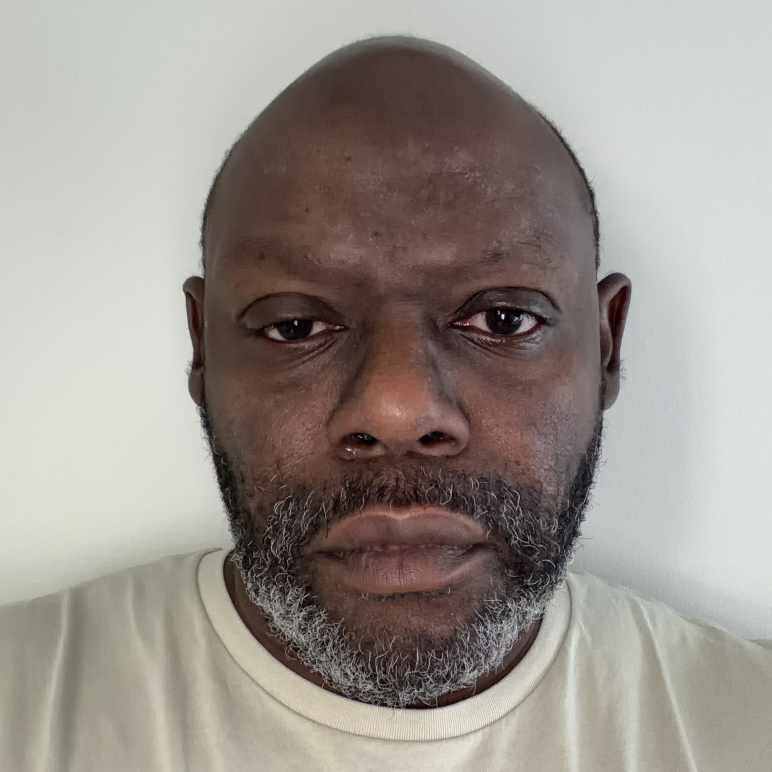
#> input picture input/image_original.jpg, 2316 x 2316 px (shown at 1/3 size)
$ python prepare_image.py
#> lines starting #> are read from the running program, lines starting #| are printed output that depends on the picture
"""Resize the cropped square photograph to the 200x200 working image used by the assignment."""

from pathlib import Path

import cv2
import numpy as np
import pandas as pd

ROOT = Path(__file__).resolve().parent.parent
INPUT_DIR = ROOT / "input"
CSV_DIR = ROOT / "csv_full_image"

UNCROPPED = INPUT_DIR / "image_original_not_cropped.jpg"
ORIGINAL = INPUT_DIR / "image_original.jpg"
RESIZED = INPUT_DIR / "image_200x200.png"
SIZE = (200, 200)


def load_original() -> np.ndarray:
    image = cv2.imread(str(ORIGINAL), cv2.IMREAD_COLOR)
#> image is the input picture: shape (2316, 2316, 3); mean B, G, R 142.8, 149.1, 155.6
    if image is None:
        raise FileNotFoundError(f"Could not read {ORIGINAL}. Place your source photo there.")
    return image


def validate_square(image: np.ndarray) -> None:
    height, width = image.shape[:2]
#> height = 2316; width = 2316
    if height != width:
        raise ValueError(
            f"{ORIGINAL.name} is {width}x{height}, not square. Resizing it to "
            f"{SIZE[0]}x{SIZE[1]} would distort the aspect ratio. Crop the photo to a square "
            "before running this script."
        )


def resize(image: np.ndarray) -> np.ndarray:
    return cv2.resize(image, SIZE, interpolation=cv2.INTER_AREA)
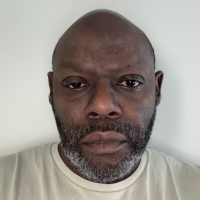
#> returned value: shape (200, 200, 3); mean of channels 0, 1, 2 142.8, 149.1, 155.6; drawn as B, G, R


def validate_output(resized: np.ndarray) -> None:
    if resized.shape[:2] != (SIZE[1], SIZE[0]):
        raise ValueError(f"Resized image is {resized.shape[:2]}, expected {(SIZE[1], SIZE[0])}.")


def record_stages(resized: np.ndarray) -> None:
    """Document the acquisition chain from mobile-camera photo to final working image."""
    stages = [
        ("1. Original mobile-camera photograph", UNCROPPED),
        ("2. Cropped square image", ORIGINAL),
    ]
    rows = []
    for label, path in stages:
        image = cv2.imread(str(path), cv2.IMREAD_COLOR)
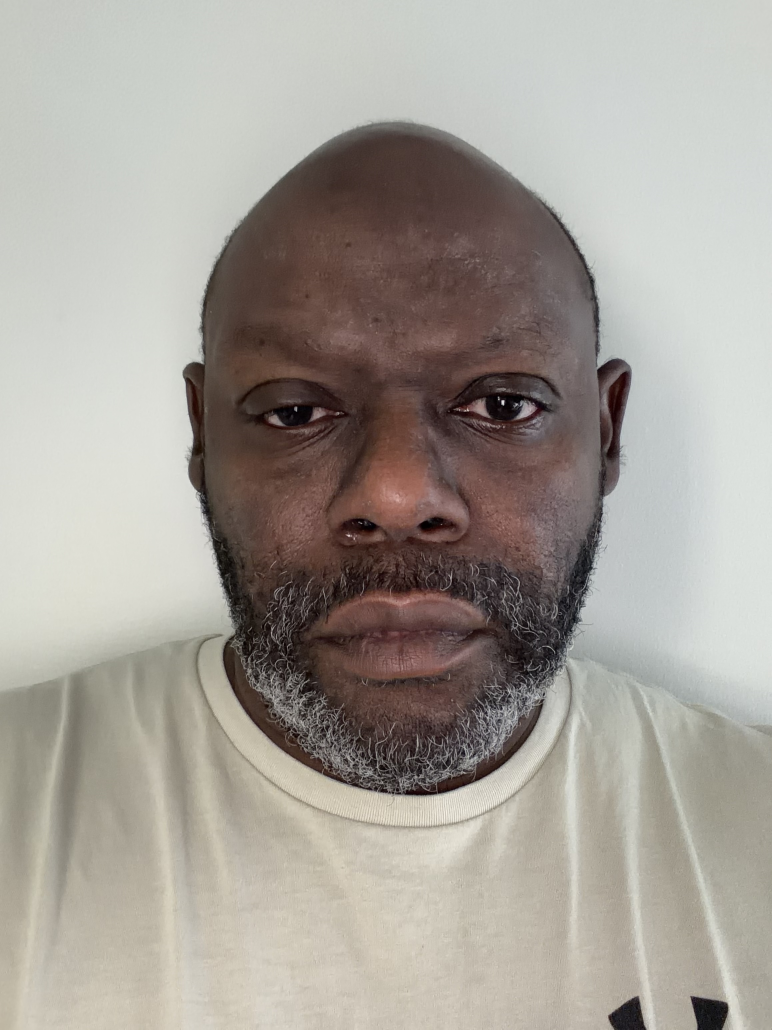
#> input picture input/image_original_not_cropped.jpg, 2316 x 3088 px (shown at 1/3 size)
#> image is the input picture: shape (3088, 2316, 3); mean B, G, R 152.5, 159.9, 165.6
        if image is None:
            continue
        rows.append(
            {
                "stage": label,
                "file": path.name,
                "width": image.shape[1],
                "height": image.shape[0],
                "channels": image.shape[2],
                "aspect_ratio": round(image.shape[1] / image.shape[0], 4),
            }
        )
    rows.append(
        {
            "stage": "3. Final working image",
            "file": RESIZED.name,
            "width": resized.shape[1],
            "height": resized.shape[0],
            "channels": resized.shape[2],
            "aspect_ratio": round(resized.shape[1] / resized.shape[0], 4),
        }
    )
    CSV_DIR.mkdir(exist_ok=True)
    pd.DataFrame(rows).to_csv(CSV_DIR / "source_image_stages.csv", index=False)


def main() -> None:
    INPUT_DIR.mkdir(exist_ok=True)
    original = load_original()
    validate_square(original)
    resized = resize(original)
    validate_output(resized)
    cv2.imwrite(str(RESIZED), resized)
    record_stages(resized)
    print(f"Wrote {RESIZED} ({resized.shape[1]}x{resized.shape[0]}), confirmed 200x200")
#| Wrote input/image_200x200.png (200x200), confirmed 200x200


if __name__ == "__main__":
    main()
